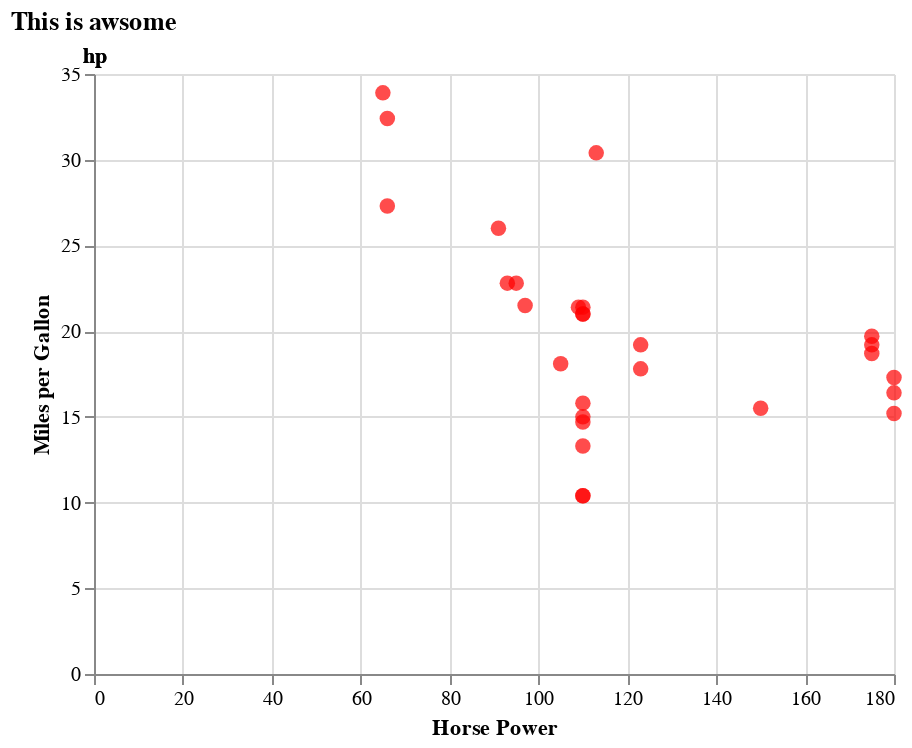

Notebook source saved alongside this figure:
### Code cell
dat[['hp']] = dat[['hp']].fillna(value=dat['hp'].median())
dat2 = dat.dropna(subset=['car'])

chart = (alt.Chart(dat2, title="This is awsome")
    .mark_circle(size=60, color='red')
    .encode(
    x = alt.X(('hp'), title="Horse Power"),
    y = alt.Y('mpg', title="Miles per Gallon")
    )
)

line1 = alt.Chart(dat2.query('hp == 80'), title= "Big").mark_rule().encode(x='hp:O')
line2 = alt.Chart(dat2.query('hp == 160'), title="Really Big").mark_rule().encode(x="hp:O")

chart + line1 + line2

### Figure 1 — Vega-Lite specification as saved in the notebook (floating-point values rounded to 4 significant figures)
{"config": {"view": {"continuousWidth": 400, "continuousHeight": 300}}, "layer": [{"data": {"name": "data-bdd3c9919188d3f9d3a90fe3b6f3797f"}, "mark": {"type": "circle", "color": "red", "size": 60}, "encoding": {"x": {"field": "hp", "title": "Horse Power", "type": "quantitative"}, "y": {"field": "mpg", "title": "Miles per Gallon", "type": "quantitative"}}, "title": "This is awsome"}, {"data": {"name": "data-d751713988987e9331980363e24189ce"}, "mark": "rule", "encoding": {"x": {"field": "hp", "type": "ordinal"}}, "title": "Big"}, {"data": {"name": "data-d751713988987e9331980363e24189ce"}, "mark": "rule", "encoding": {"x": {"field": "hp", "type": "ordinal"}}, "title": "Really Big"}], "$schema": "https://vega.github.io/schema/vega-lite/v4.17.0.json", "datasets": {"data-bdd3c9919188d3f9d3a90fe3b6f3797f": [{"car": "Mazda RX4", "mpg": 21.0, "cyl": 6, "disp": 160.0, "hp": 110.0, "drat": 3.9, "wt": 2.62, "qsec": 16.46, "vs": 0.0, "am": 1, "gear": 4, "carb": 4}, {"car": "Mazda RX4 Wag", "mpg": 21.0, "cyl": 6, "disp": 160.0, "hp": 110.0, "drat": 3.9, "wt": 2.875, "qsec": 17.02, "vs": null, "am": 1, "gear": 4, "carb": 4}, {"car": "Datsun 710", "mpg": 22.8, "cyl": 4, "disp": 108.0, "hp": 93.0, "drat": 3.85, "wt": 2.32, "qsec": 18.61, "vs": 1.0, "am": 1, "gear": 999, "carb": 1}, {"car": "Hornet 4 Drive", "mpg": 21.4, "cyl": 6, "disp": 258.0, "hp": 110.0, "drat": 3.08, "wt": null, "qsec": 19.44, "vs": 1.0, "am": 0, "gear": 3, "carb": 1}, {"car": "Hornet Sportabout", "mpg": 18.7, "cyl": 8, "disp": 360.0, "hp": 175.0, "drat": 3.15, "wt": 3.44, "qsec": 17.02, "vs": 0.0, "am": 0, "gear": 3, "carb": 2}, {"car": "Valiant", "mpg": 18.1, "cyl": 6, "disp": 225.0, "hp": 105.0, "drat": 2.76, "wt": null, "qsec": 20.22, "vs": 1.0, "am": 0, "gear": 3, "carb": 1}, {"car": "Merc 230", "mpg": 22.8, "cyl": 4, "disp": 140.8, "hp": 95.0, "drat": 3.92, "wt": 3.15, "qsec": 22.9, "vs": 1.0, "am": 0, "gear": 4, "carb": 2}, {"car": "Merc 280", "mpg": 19.2, "cyl": 6, "disp": 167.6, "hp": 123.0, "drat": 3.92, "wt": null, "qsec": 18.3, "vs": 1.0, "am": 0, "gear": 4, "carb": 4}, {"car": "Merc 280C", "mpg": 17.8, "cyl": 6, "disp": 167.6, "hp": 123.0, "drat": 3.92, "wt": 3.44, "qsec": 18.9, "vs": null, "am": 0, "gear": 4, "carb": 4}, {"car": "Merc 450SE", "mpg": 16.4, "cyl": 8, "disp": 275.8, "hp": 180.0, "drat": 3.07, "wt": 4.07, "qsec": 17.4, "vs": 0.0, "am": 0, "gear": 3, "carb": 3}, {"car": "Merc 450SL", "mpg": 17.3, "cyl": 8, "disp": 275.8, "hp": 180.0, "drat": 3.07, "wt": null, "qsec": 17.6, "vs": 0.0, "am": 0, "gear": 3, "carb": 3}, {"car": "Merc 450SLC", "mpg": 15.2, "cyl": 8, "disp": 275.8, "hp": 180.0, "drat": 3.07, "wt": null, "qsec": 18.0, "vs": 0.0, "am": 0, "gear": 3, "carb": 3}, {"car": "Cadillac Fleetwood", "mpg": 10.4, "cyl": 8, "disp": 472.0, "hp": 110.0, "drat": 2.93, "wt": 5.25, "qsec": 17.98, "vs": null, "am": 0, "gear": 3, "carb": 4}, {"car": "Lincoln Continental", "mpg": 10.4, "cyl": 8, "disp": 460.0, "hp": 110.0, "drat": 3.0, "wt": null, "qsec": 17.82, "vs": 0.0, "am": 0, "gear": 3, "carb": 4}, {"car": "Chrysler Imperial", "mpg": 14.7, "cyl": 8, "disp": 440.0, "hp": 110.0, "drat": 3.23, "wt": null, "qsec": 17.42, "vs": 0.0, "am": 0, "gear": 3, "carb": 4}, {"car": "Fiat 128", "mpg": 32.4, "cyl": 4, "disp": 78.7, "hp": 66.0, "drat": 4.08, "wt": 2.2, "qsec": 19.47, "vs": 1.0, "am": 1, "gear": 999, "carb": 1}, {"car": "Toyota Corolla", "mpg": 33.9, "cyl": 4, "disp": 71.1, "hp": 65.0, "drat": 4.22, "wt": 1.835, "qsec": 19.9, "vs": 1.0, "am": 1, "gear": 999, "carb": 1}, {"car": "Toyota Corona", "mpg": 21.5, "cyl": 4, "disp": 120.1, "hp": 97.0, "drat": 3.7, "wt": null, "qsec": 20.01, "vs": 1.0, "am": 0, "gear": 3, "carb": 1}, {"car": "Dodge Challenger", "mpg": 15.5, "cyl": 8, "disp": 318.0, "hp": 150.0, "drat": 2.76, "wt": 3.52, "qsec": 16.87, "vs": 0.0, "am": 0, "gear": 3, "carb": 2}, {"car": "Camaro Z28", "mpg": 13.3, "cyl": 8, "disp": 350.0, "hp": 110.0, "drat": 3.73, "wt": null, "qsec": 15.41, "vs": 0.0, "am": 0, "gear": 3, "carb": 4}, {"car": "Pontiac Firebird", "mpg": 19.2, "cyl": 8, "disp": 400.0, "hp": 175.0, "drat": 3.08, "wt": 3.845, "qsec": 17.05, "vs": null, "am": 0, "gear": 3, "carb": 2}, {"car": "Fiat X1-9", "mpg": 27.3, "cyl": 4, "disp": 79.0, "hp": 66.0, "drat": 4.08, "wt": null, "qsec": 18.9, "vs": 1.0, "am": 1, "gear": 999, "carb": 1}, {"car": "Porsche 914-2", "mpg": 26.0, "cyl": 4, "disp": 120.3, "hp": 91.0, "drat": 4.43, "wt": 2.14, "qsec": 16.7, "vs": 0.0, "am": 1, "gear": 999, "carb": 2}, {"car": "Lotus Europa", "mpg": 30.4, "cyl": 4, "disp": 95.1, "hp": 113.0, "drat": 3.77, "wt": null, "qsec": 16.9, "vs": 1.0, "am": 1, "gear": 999, "carb": 2}, {"car": "Ford Pantera L", "mpg": 15.8, "cyl": 8, "disp": 351.0, "hp": 110.0, "drat": 4.22, "wt": null, "qsec": 14.5, "vs": 0.0, "am": 1, "gear": 5, "carb": 4}, {"car": "Ferrari Dino", "mpg": 19.7, "cyl": 6, "disp": 145.0, "hp": 175.0, "drat": 3.62, "wt": 2.77, "qsec": 15.5, "vs": null, "am": 1, "gear": 5, "carb": 6}, {"car": "Maserati Bora", "mpg": 15.0, "cyl": 8, "disp": 301.0, "hp": 110.0, "drat": 3.54, "wt": null, "qsec": 14.6, "vs": null, "am": 1, "gear": 5, "carb": 8}, {"car": "Volvo 142E", "mpg": 21.4, "cyl": 4, "disp": 121.0, "hp": 109.0, "drat": 4.11, "wt": 2.78, "qsec": 18.6, "vs": 1.0, "am": 1, "gear": 999, "carb": 2}], "data-d751713988987e9331980363e24189ce": []}}
